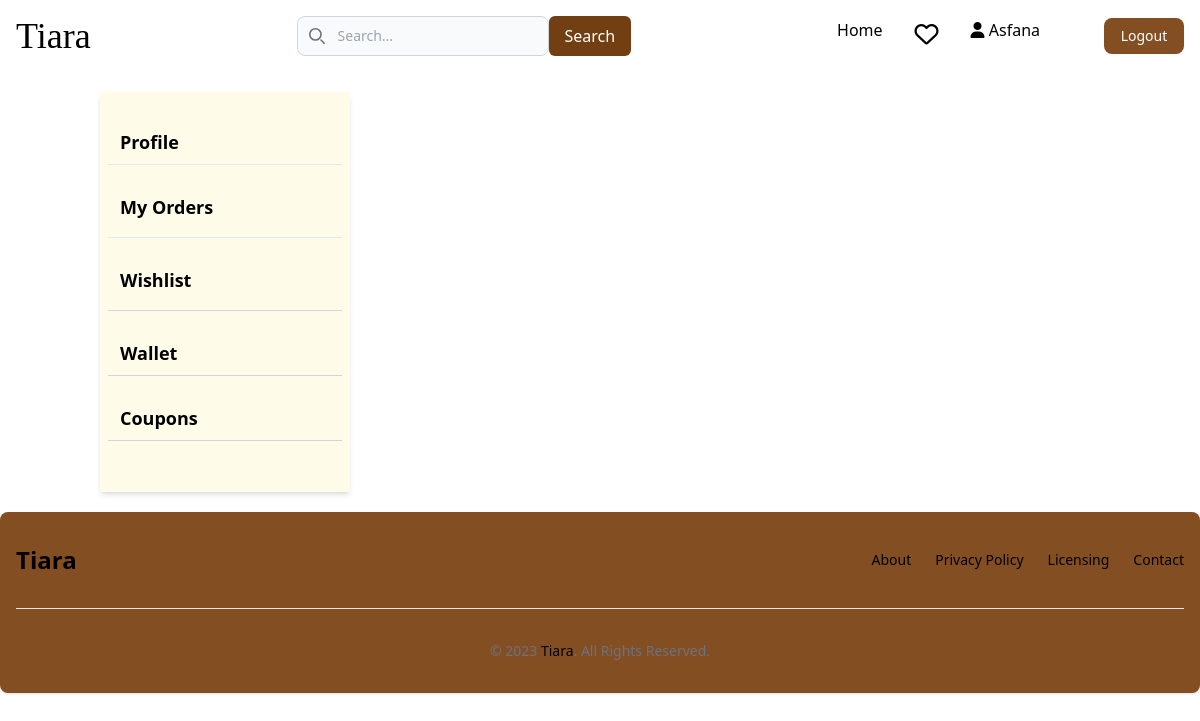
The page /userdetails/coupon/ (signed in) on the database as committed earlier.
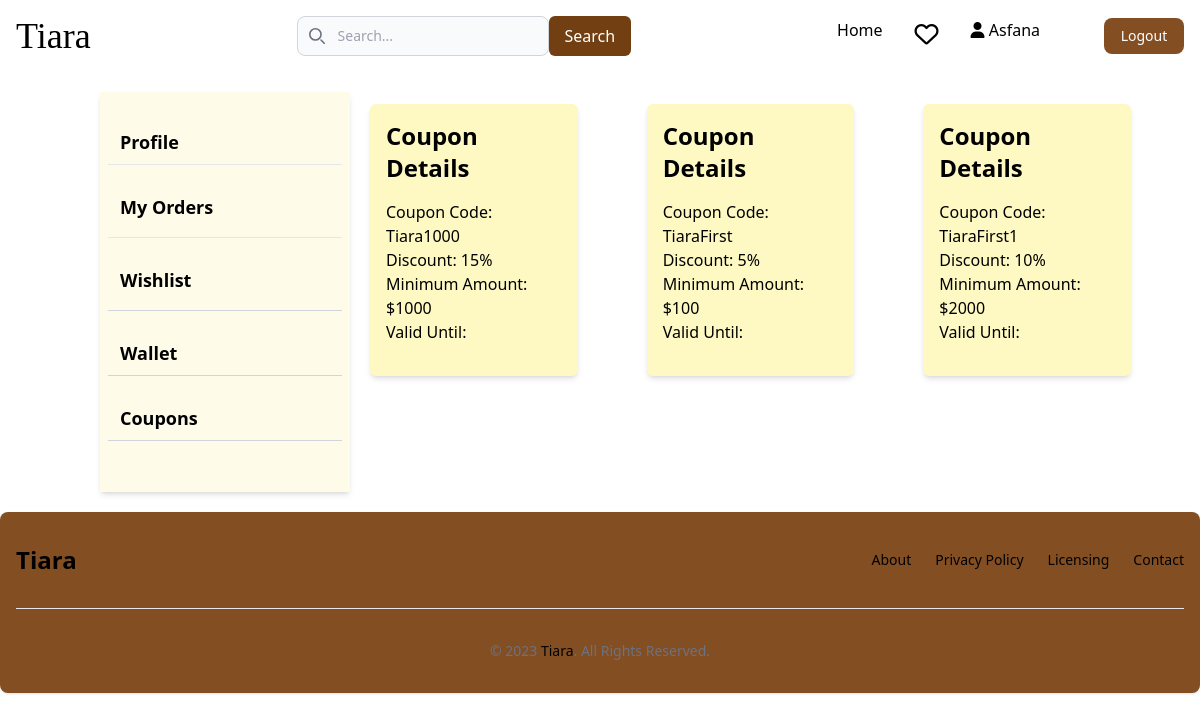
The same page on the database as committed later.
### authentication/models.py (models this page shows, shortened)
class Custom_user(AbstractBaseUser, PermissionsMixin):
    email = models.EmailField(unique=True)
    password = models.CharField(max_length=50)
    otp = models.IntegerField(default=0000)
    otp_created_at = models.DateTimeField(auto_now=True)
    otp_expiry = models.DurationField(default=timezone.timedelta(minutes=1))
    is_active = models.BooleanField(default=True)
    is_verified = models.BooleanField(default=False)
    created_date = models.DateField(auto_now_add=True)
    name = models.CharField(max_length=50)
    date_of_birth = models.CharField(max_length=50)
    phone_Number = models.CharField(max_length=10)
    address = models.TextField()
    gender = models.CharField(max_length=10)
    is_staff = models.BooleanField(default=False)
    pro_pic = models.ImageField(upload_to="User/image/User")
    USERNAME_FIELD = 'email'
    objects = CustomUserManager()

### adminapp/models.py (models this page shows)
class Coupon(models.Model):
    code=models.CharField(max_length=10, unique=True)
    dis_per=models.IntegerField()
    is_expired=models.BooleanField(default=False)
    minimum_amount=models.IntegerField(default=100)
    type = models.CharField(max_length=20, choices=[
        ('1', 'First Order'),
        ('2', 'Purchase Above 1000'),
        ('3', 'Purchase Above 2000'),
    ])

### userdetails/views.py (the view)
# urls.py: path('coupon/', views.coupons, name="coupons"),
@login_required(login_url='login')
def coupon(request):
    coupons=Coupon.objects.all()
    return render(request, 'user/coupons.html',{'coupons':coupons})

### templates/user/coupons.html (shortened to what this page needs)
{% extends 'base.html' %}
{% block content %}
{% include 'profile.html' %}
{% if coupons %}
{% for coupon in coupons %}
<div class="container mx-auto mt-8">
    <div class="bg-yellow-100 p-4 rounded-md shadow-md w-3/4" >
        <h2 class="text-2xl font-bold mb-4">Coupon Details</h2>
        <div class="mb-4">
            <p class="text-md">Coupon Code:</strong> {{ coupon.code }}</p>
            <p class="text-md">Discount:</strong> {{ coupon.dis_per }}%</p>
            <p class="text-md">Minimum Amount:</strong> ${{ coupon.minimum_amount }}</p>
            <p class="text-md">Valid Until:</strong> {{ coupon.valid_until }}</p>
        </div>
</div>
</div>
{% endfor %}
{% endif %}
{% endblock content %}

### templates/base.html (shortened to what this page needs)
{% load static %}
<!DOCTYPE html>
<head>
  <link rel="stylesheet" href="{% static 'css/styles.css' %}">
  <script src="https://cdn.tailwindcss.com"></script>
  <link href="https://cdnjs.cloudflare.com/ajax/libs/flowbite/2.2.0/flowbite.min.css" rel="stylesheet" />
  <link rel="stylesheet" href="https://cdnjs.cloudflare.com/ajax/libs/font-awesome/6.4.2/css/all.min.css">
  <link rel="stylesheet" href="https://cdnjs.cloudflare.com/ajax/libs/remixicon/3.5.0/remixicon.css"
 />
</head>
<body>
  <div style=" display: flex; flex-direction: column;">
</body>
<nav class="border-gray-200 bg-white dark:bg-gray-800 dark:border-gray-700">
  <div class="max-w-screen-xl flex flex-wrap items-center justify-between mx-auto p-4">
    <a href="#" class="flex items-center space-x-3 rtl:space-x-reverse">
      <h1 class="font-serif self-center text-4xl font-medium whitespace-nowrap dark:text-white">Tiara</h1>
    </a>
    <div class="relative hidden md:block">
      <div class="absolute inset-y-0 start-0 flex items-center ps-3 pointer-events-none">
      </div>
      <form method="POST" action="{% url 'search' %}">
        <div class="flex">
      <input type="text" id="search" name="search"
        class="block w-full p-2 ps-10 text-sm text-gray-900 border border-gray-300 rounded-lg bg-gray-50 focus:ring-blue-500 focus:border-blue-500 dark:bg-gray-700 dark:border-gray-600 dark:placeholder-gray-400 dark:text-white dark:focus:ring-blue-500 dark:focus:border-blue-500"
        placeholder="Search...">
        <button class="px-4 py-2 bg-yellow-900 text-white rounded-md" type="submit">Search</button>
        </form>
      </div>
    </div>
    <div class="hidden w-full md:block md:w-auto" id="navbar-solid-bg">
      <ul
        class="flex flex-col font-medium mt-4 rounded-lg bg-gray-50 md:space-x-8 rtl:space-x-reverse md:flex-row md:mt-0 md:border-0 md:bg-transparent dark:bg-gray-800 md:dark:bg-transparent dark:border-gray-700">
        <li>
          <a href="{% url 'home' %}"
            class="block py-2 px-3 md:p-0 text-black bg-black-700 rounded md:bg-transparent md:text-black-700 md:dark:text-black-500 dark:bg-brown-600 md:dark:bg-transparent text-brown"
            aria-current="page">Home</a>
        </li>
        {% if request.user.is_authenticated %}
        <li>
          <a href="{% url 'wishlist' %}">
            <i class="fa-regular fa-heart text-2xl relative">
            </i></a>
        </li>
      <li>
        <a href="{% url 'profile' %}"><i class="fa-solid fa-user fa-3xl"></i>
        <span>{{ request.user.name }}</span></a>
      </li>
        <li>
          <button type="button"
            class="text-white bg-[#844E23] w-20  focus:ring-4 focus:outline-none  font-medium rounded-lg text-sm px-4 py-2 text-center "><a
              href="{% url 'logout' %}" onclick="return confirm('Are you sure you want to Logout?')">Logout</a>
            </button>
        </li>
        {% endif %}
      </ul>
    </div>
</nav>
<div class=""  style="height: 100%;">
  {% block content %}
  {% endblock content %}
</div>
  <footer class="bg-[#844E23] rounded-lg shadow dark:bg-black">
    <div class="w-full max-w-screen-xl mx-auto p-4 md:py-8">
      <div class="sm:flex sm:items-center sm:justify-between">
        <span class="self-center text-2xl font-semibold whitespace-nowrap dark:text-white">Tiara</span>
        <ul class="flex flex-wrap items-center mb-6 text-sm font-medium text-gray-500 sm:mb-0 dark:text-gray-400">
          <li>
            <a href="#" class="hover:underline me-4 md:me-6 text-black">About</a>
          </li>
          <li>
            <a href="#" class="hover:underline me-4 md:me-6 text-black">Privacy
              Policy</a>
          </li>
          <li>
            <a href="#" class="hover:underline me-4 md:me-6 text-black">Licensing</a>
          </li>
          <li>
            <a href="#" class="hover:underline text-black">Contact</a>
          </li>
        </ul>
      </div>
      <hr class="my-6 border-gray-200 sm:mx-auto dark:border-gray-700 lg:my-8" />
      <span class="block text-sm text-gray-500 sm:text-center dark:text-white-400 text-black">©
        2023 <a href="https://tiara.com/" class="hover:underline text-black">Tiara</a>.
        All Rights Reserved.</span>
    </div>
  </footer>
</body>

### templates/profile.html
<div class="flex">
    <aside class="bg-yellow-50 shadow-md max-h-screen w-60 m-5" style="margin-left: 100px; width:250px; height:400px;">
      <div class="flex flex-col justify-between h-full"  >
        <div class="flex-grow"  style="width:250px;">
          <div class="m-2">
            <ul class="space items-center">
              <li class="border-b border-border-gray-300 text-black ">
                <a href="{% url 'profile' %}" class=" block text-black py-2 px-3  hover:text-yellow-900 focus:text-yellow-900 focus:yellow-50 focus:rounded-lg ">
                  <h2 class="text-lg font-semibold mt-5">Profile</h2>
                </a>
              </li>
              <li class="border-b border-border-gray-300 pb-2 text-black ">
                <a href="{% url 'orders' %}" class=" block text-black py-2 px-3  hover:text-yellow-900 focus:text-yellow-900 focus:yellow-50 focus:rounded-lg ">
                  <h2 class="text-lg font-semibold mt-5">My Orders</h2>
                </a>
              </li>
              <li class="border-b border-gray-300 pb-2 text-black ">
                <a href="{% url 'wishlist' %}" class=" block text-black py-2 px-3  hover:text-yellow-900 focus:text-yellow-900 focus:yellow-50 focus:rounded-lg ">
                  <h2 class="text-lg font-semibold mt-5">Wishlist</h2>
                </a>
              </li>
              <li class="border-b border-gray-300 pb- 2 text-black ">
                <a href="{% url 'wallet' %}" class=" block text-black py-2 px-3  hover:text-yellow-900 focus:text-yellow-900 focus:yellow-50 focus:rounded-lg ">
                  <h2 class="text-lg font-semibold mt-5">Wallet</h2>
                </a>
              </li>
              <li class="border-b border-gray-300 pb- 2 text-black ">
                <a href="{% url 'coupon' %}" class=" block text-black py-2 px-3  hover:text-yellow-900 focus:text-yellow-900 focus:yellow-50 focus:rounded-lg ">
                  <h2 class="text-lg font-semibold mt-5">Coupons</h2>
                </a>
              </li>
            </ul>
          </div>
        </div>
      </div>
    </aside>

Rows that differ between the two databases and show on the page:
added Coupon: code "Tiara1000", dis_per "15", minimum_amount "1000"
added Coupon: code "TiaraFirst", dis_per "5", minimum_amount "100"
added Coupon: code "TiaraFirst1", dis_per "10", minimum_amount "2000"
